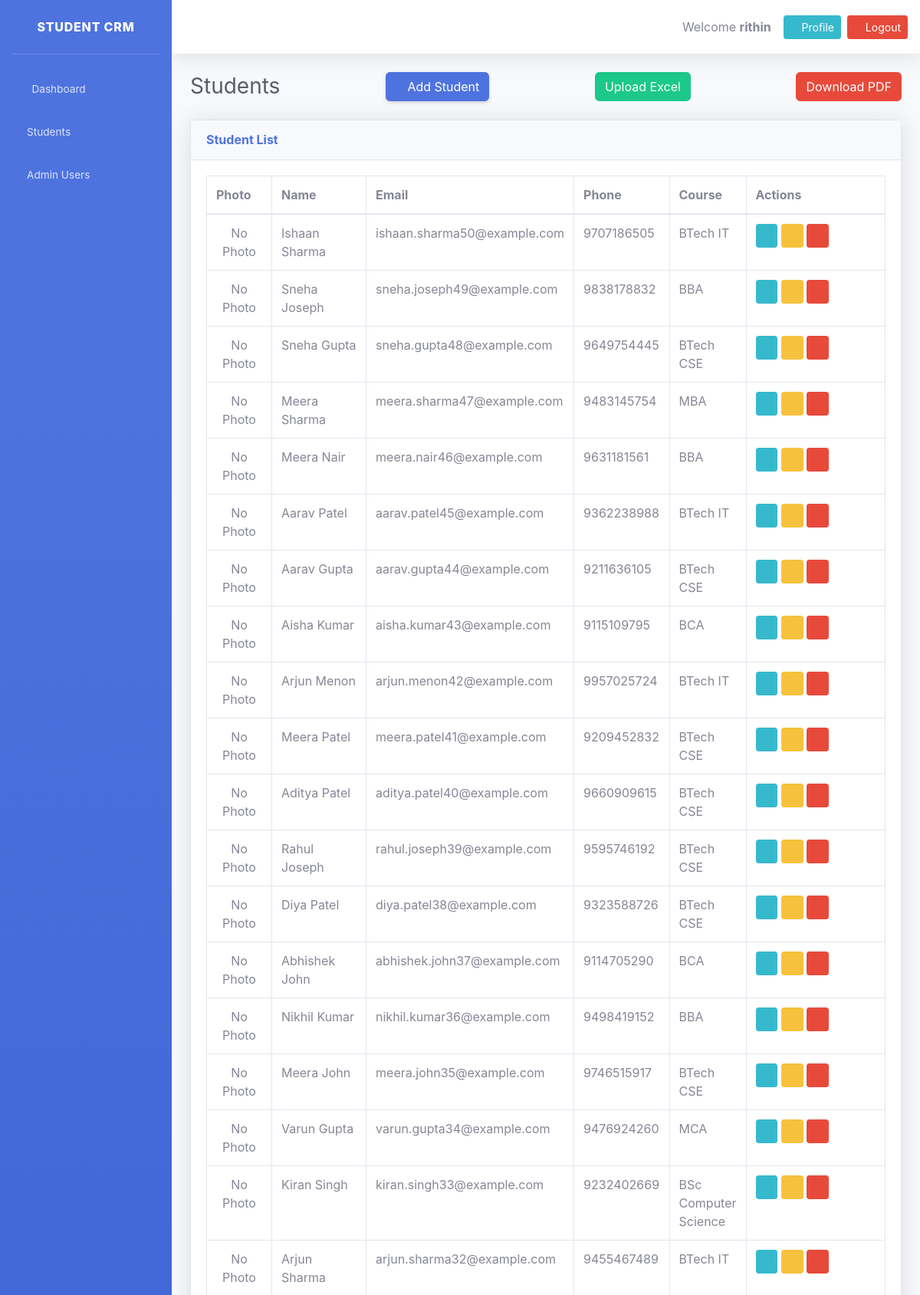
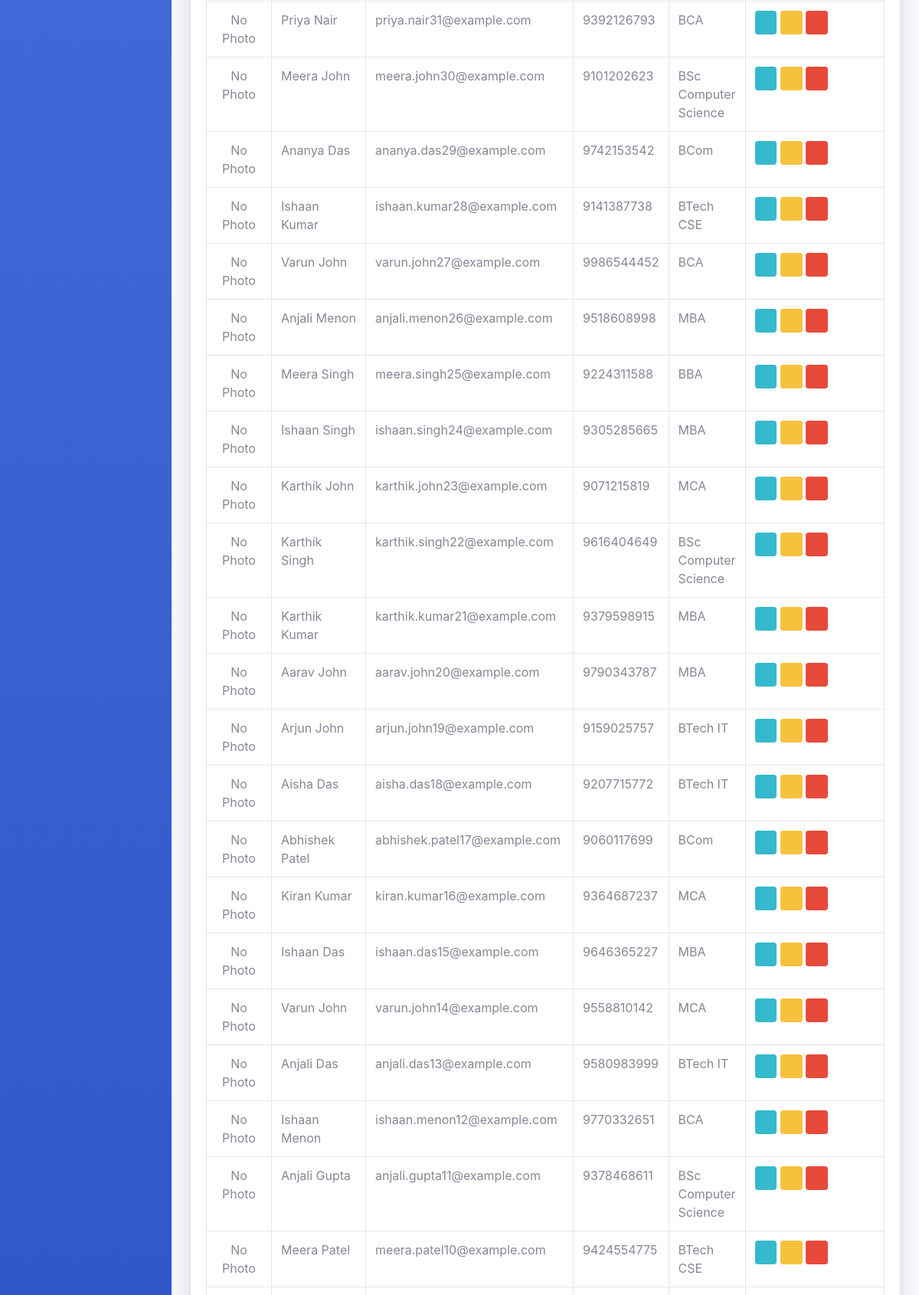
Page /students/ (signed in, upper part) on the committed database (2 pictures, top to bottom).
### students/models.py (models this page shows, shortened)
class Student(models.Model):
    class Meta:
        ordering = ["-created_at"]
    GENDER_CHOICES = [
        ('Male', 'Male'),
        ('Female', 'Female'),
        ('Other', 'Other'),
    ]
    name = models.CharField(max_length=100)
    email = models.EmailField(unique=True)
    phone = models.CharField(max_length=15)
    dob = models.DateField()
    gender = models.CharField(max_length=10, choices=GENDER_CHOICES)
    address = models.TextField()
    course = models.CharField(max_length=100)
    photo = models.ImageField(upload_to='students/')
    created_at = models.DateTimeField(auto_now_add=True)
    updated_at = models.DateTimeField(auto_now=True)

### students/views.py (the view)
# urls.py: path("", views.StudentListView.as_view(), name="student_list"),
class StudentListView(LoginRequiredMixin, ListView):
    model = Student
    template_name = "students/student_list.html"
    context_object_name = "students"

### templates/students/student_list.html (shortened to what this page needs)
{% extends "base.html" %}
{% block content %}
<div class="d-sm-flex align-items-center justify-content-between mb-4">
    <h1 class="h3 mb-0 text-gray-800">Students</h1>
    <a href="{% url 'student_add' %}" class="btn btn-primary shadow-sm">
        <i class="fas fa-plus fa-sm text-white-50"></i>
        Add Student
    </a>
    <a href="{% url 'upload_students' %}" class="btn btn-success">
         Upload Excel
    </a>
    <a href="{% url 'download_pdf' %}" class="btn btn-danger">
    Download PDF
    </a>
</div>
<div class="card shadow mb-4">
    <div class="card-header py-3">
        <h6 class="m-0 font-weight-bold text-primary">
            Student List
        </h6>
    </div>
    <div class="card-body">
        <div class="table-responsive">
            <table class="table table-bordered table-hover">
                <thead>
                <tr>
                    <th>Photo</th>
                    <th>Name</th>
                    <th>Email</th>
                    <th>Phone</th>
                    <th>Course</th>
                    <th width="220">Actions</th>
                </tr>
                </thead>
                <tbody>
                {% for student in students %}
                <tr>
                    <td class="text-center">
                        {% if student.photo %}
                            <img src="{{ student.photo.url }}"
                                 width="60"
                                 height="60"
                                 class="rounded-circle">
                        {% else %}
                            No Photo
                        {% endif %}
                    </td>
                    <td>{{ student.name }}</td>
                    <td>{{ student.email }}</td>
                    <td>{{ student.phone }}</td>
                    <td>{{ student.course }}</td>
                    <td>
                        <a href="{% url 'student_detail' student.id %}"
                           class="btn btn-info btn-sm">
                            <i class="fas fa-eye"></i>
                        </a>
                        <a href="{% url 'student_edit' student.id %}"
                           class="btn btn-warning btn-sm">
                            <i class="fas fa-edit"></i>
                        </a>
                        <a href="{% url 'student_delete' student.id %}"
                           class="btn btn-danger btn-sm">
                            <i class="fas fa-trash"></i>
                        </a>
                    </td>
                </tr>
                {% empty %}
                <tr>
                    <td colspan="6" class="text-center">
                        No Students Found
                    </td>
                </tr>
                {% endfor %}
                </tbody>
            </table>
        </div>
    </div>
</div>
{% endblock %}

### templates/includes/topbar.html (shortened to what this page needs)
<nav class="navbar navbar-expand navbar-light bg-white topbar mb-4 shadow">
    <div class="ml-auto d-flex align-items-center">
        <span class="mr-3">
            Welcome <strong>{{ request.user.username }}</strong>
        </span>
        <a href="{% url 'profile' %}" class="btn btn-info btn-sm mr-2">
            <i class="fas fa-user"></i> Profile
        </a>
        <form method="post" action="{% url 'logout' %}" class="d-inline">
            <button type="submit" class="btn btn-danger btn-sm">
                <i class="fas fa-sign-out-alt"></i> Logout
            </button>
        </form>
    </div>
</nav>

### rows in the picture
Student: photo "No Photo", name "Ishaan Sharma", email "ishaan.sharma50@example.com", phone "9707186505", course "BTech IT"
Student: photo "No Photo", name "Sneha Joseph", email "sneha.joseph49@example.com", phone "9838178832", course "BBA"
Student: photo "No Photo", name "Sneha Gupta", email "sneha.gupta48@example.com", phone "9649754445", course "BTech CSE"
Student: photo "No Photo", name "Meera Sharma", email "meera.sharma47@example.com", phone "9483145754", course "MBA"
Student: photo "No Photo", name "Meera Nair", email "meera.nair46@example.com", phone "9631181561", course "BBA"
Student: photo "No Photo", name "Aarav Patel", email "aarav.patel45@example.com", phone "9362238988", course "BTech IT"
Student: photo "No Photo", name "Aarav Gupta", email "aarav.gupta44@example.com", phone "9211636105", course "BTech CSE"
Student: photo "No Photo", name "Aisha Kumar", email "aisha.kumar43@example.com", phone "9115109795", course "BCA"
Student: photo "No Photo", name "Arjun Menon", email "arjun.menon42@example.com", phone "9957025724", course "BTech IT"
Student: photo "No Photo", name "Meera Patel", email "meera.patel41@example.com", phone "9209452832", course "BTech CSE"
Student: photo "No Photo", name "Aditya Patel", email "aditya.patel40@example.com", phone "9660909615", course "BTech CSE"
Student: photo "No Photo", name "Rahul Joseph", email "rahul.joseph39@example.com", phone "9595746192", course "BTech CSE"
Student: photo "No Photo", name "Diya Patel", email "diya.patel38@example.com", phone "9323588726", course "BTech CSE"
Student: photo "No Photo", name "Abhishek John", email "abhishek.john37@example.com", phone "9114705290", course "BCA"
Student: photo "No Photo", name "Nikhil Kumar", email "nikhil.kumar36@example.com", phone "9498419152", course "BBA"
Student: photo "No Photo", name "Meera John", email "meera.john35@example.com", phone "9746515917", course "BTech CSE"
Student: photo "No Photo", name "Varun Gupta", email "varun.gupta34@example.com", phone "9476924260", course "MCA"
Student: photo "No Photo", name "Kiran Singh", email "kiran.singh33@example.com", phone "9232402669", course "BSc Computer Science"
Student: photo "No Photo", name "Arjun Sharma", email "arjun.sharma32@example.com", phone "9455467489", course "BTech IT"
Student: photo "No Photo", name "Priya Nair", email "priya.nair31@example.com", phone "9392126793", course "BCA"
Student: photo "No Photo", name "Meera John", email "meera.john30@example.com", phone "9101202623", course "BSc Computer Science"
Student: photo "No Photo", name "Ananya Das", email "ananya.das29@example.com", phone "9742153542", course "BCom"
Student: photo "No Photo", name "Ishaan Kumar", email "ishaan.kumar28@example.com", phone "9141387738", course "BTech CSE"
Student: photo "No Photo", name "Varun John", email "varun.john27@example.com", phone "9986544452", course "BCA"
Student: photo "No Photo", name "Anjali Menon", email "anjali.menon26@example.com", phone "9518608998", course "MBA"
Student: photo "No Photo", name "Meera Singh", email "meera.singh25@example.com", phone "9224311588", course "BBA"
Student: photo "No Photo", name "Ishaan Singh", email "ishaan.singh24@example.com", phone "9305285665", course "MBA"
Student: photo "No Photo", name "Karthik John", email "karthik.john23@example.com", phone "9071215819", course "MCA"
Student: photo "No Photo", name "Karthik Singh", email "karthik.singh22@example.com", phone "9616404649", course "BSc Computer Science"
Student: photo "No Photo", name "Karthik Kumar", email "karthik.kumar21@example.com", phone "9379598915", course "MBA"
Student: photo "No Photo", name "Aarav John", email "aarav.john20@example.com", phone "9790343787", course "MBA"
Student: photo "No Photo", name "Arjun John", email "arjun.john19@example.com", phone "9159025757", course "BTech IT"
Student: photo "No Photo", name "Aisha Das", email "aisha.das18@example.com", phone "9207715772", course "BTech IT"
Student: photo "No Photo", name "Abhishek Patel", email "abhishek.patel17@example.com", phone "9060117699", course "BCom"
Student: photo "No Photo", name "Kiran Kumar", email "kiran.kumar16@example.com", phone "9364687237", course "MCA"
Student: photo "No Photo", name "Ishaan Das", email "ishaan.das15@example.com", phone "9646365227", course "MBA"
Student: photo "No Photo", name "Varun John", email "varun.john14@example.com", phone "9558810142", course "MCA"
Student: photo "No Photo", name "Anjali Das", email "anjali.das13@example.com", phone "9580983999", course "BTech IT"
Student: photo "No Photo", name "Ishaan Menon", email "ishaan.menon12@example.com", phone "9770332651", course "BCA"
Student: photo "No Photo", name "Anjali Gupta", email "anjali.gupta11@example.com", phone "9378468611", course "BSc Computer Science"
Student: photo "No Photo", name "Meera Patel", email "meera.patel10@example.com", phone "9424554775", course "BTech CSE"

### other values in the picture
{{ request.user.username }} "rithin"
